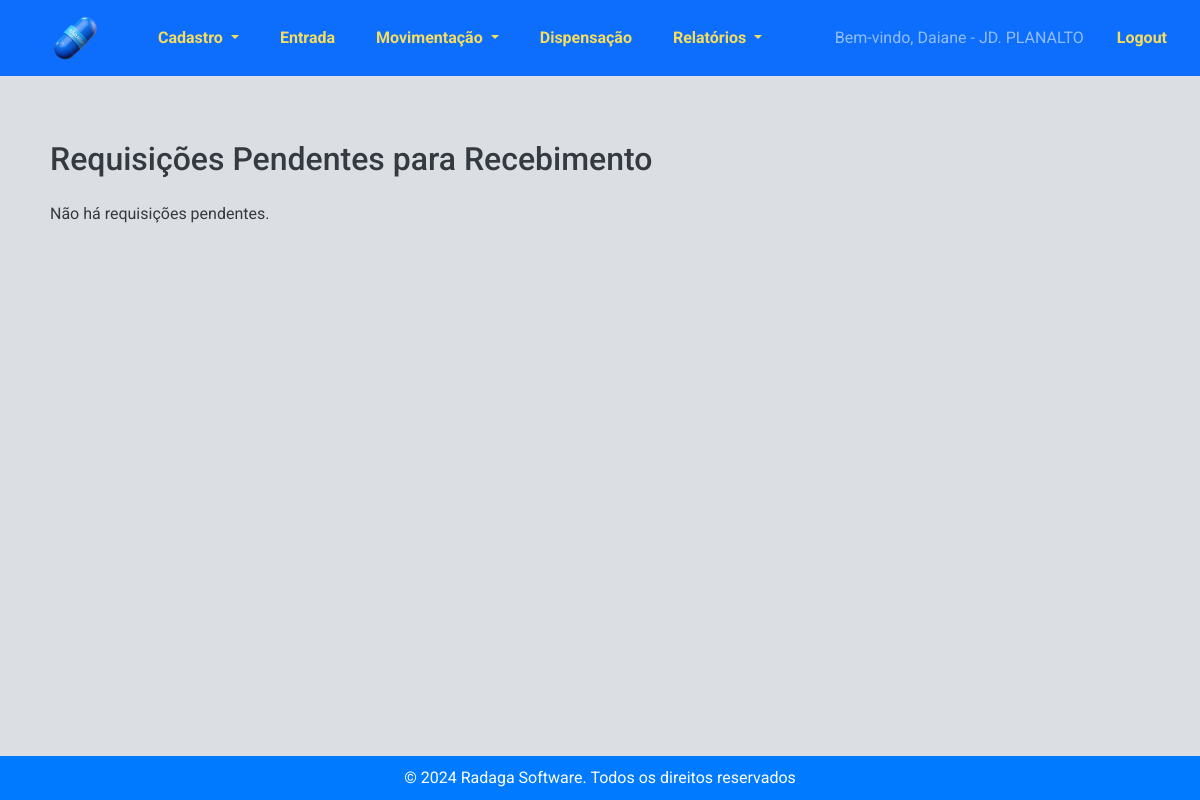
/estoque/requisicoes/receber/ (signed in), run on an earlier commit of the app's database.
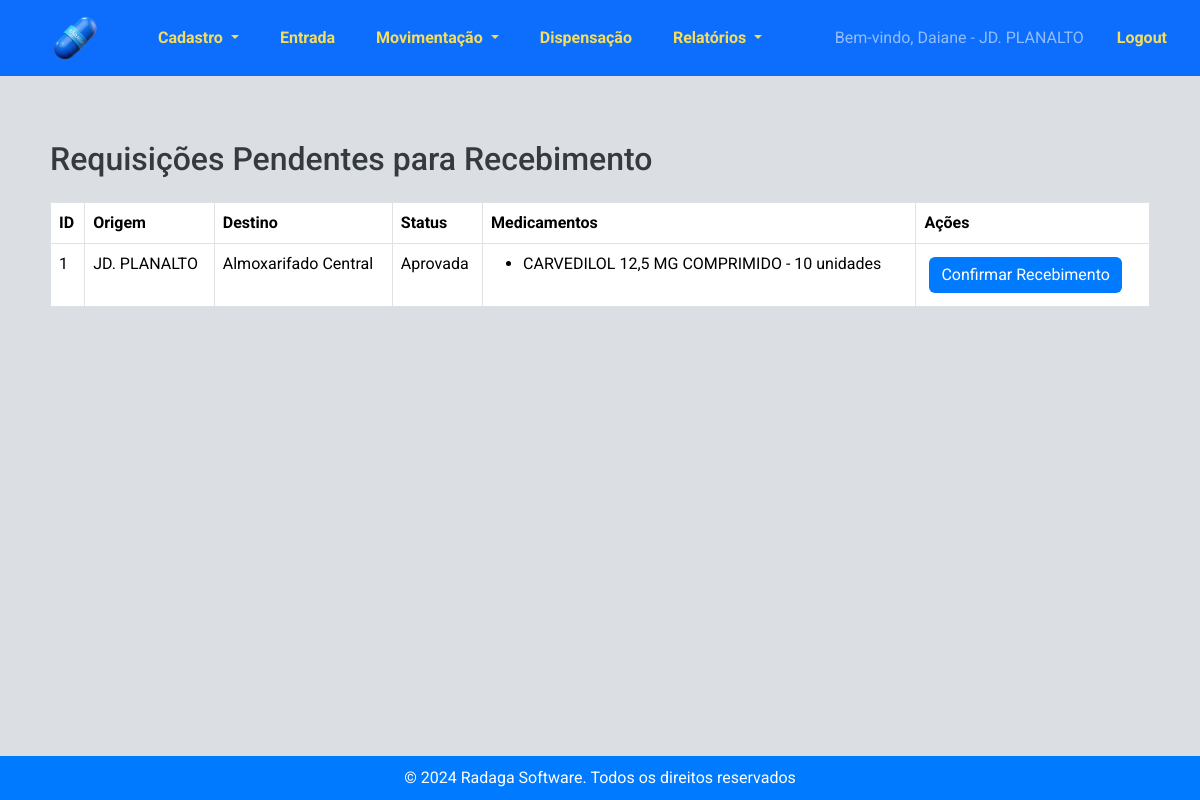
And on a later commit of the database.
### estoque/models.py (models this page shows, shortened)
class Requisicao(models.Model):
    STATUS_CHOICES = [
        ('Pendente', 'Pendente'),
        ('Aprovada', 'Aprovada'),
        ('Processando Transferência', 'Processando Transferência'),
        ('Transferida', 'Transferida'),
        ('Rejeitada', 'Rejeitada'),
    ]
    estabelecimento_origem = models.ForeignKey(
        "Estabelecimento", on_delete=models.CASCADE, related_name="requisicoes_origem"
    )
    estabelecimento_destino = models.ForeignKey(
        "Estabelecimento", on_delete=models.CASCADE, related_name="requisicoes_destino"
    )
    observacoes = models.CharField(max_length=255, blank=True, null=True, verbose_name="Observações")
    data_requisicao = models.DateTimeField(auto_now_add=True)  # Correção: Melhor usar DateTimeField para mais precisão
    status = models.CharField(max_length=30, choices=STATUS_CHOICES, default="Pendente")
    data_aprovacao = models.DateTimeField(null=True, blank=True)  # Mudando para DateTimeField para registrar hora também
    usuario_aprovador = models.ForeignKey(
        User, on_delete=models.SET_NULL, null=True, blank=True, related_name="requisicoes_aprovadas"
    )

class Estabelecimento(models.Model):
    TIPOS_ESTABELECIMENTO = [
        ('Farmacia', 'Farmácia'),
        ('Almoxarifado Central', 'Almoxarifado Central'),
    ]
    nome = models.CharField(max_length=255)
    codigo_cnes = models.CharField(max_length=20)
    farmaceutico_responsavel = models.CharField(max_length=255)
    imagem_logotipo = models.ImageField(upload_to='logotipos/')
    tipo_estabelecimento = models.CharField(max_length=20, choices=TIPOS_ESTABELECIMENTO)
    def __str__(self):
        return self.nome

class ItemRequisicao(models.Model):
    requisicao = models.ForeignKey(Requisicao, related_name="itens", on_delete=models.CASCADE)
    medicamento = models.ForeignKey("Medicamento", on_delete=models.CASCADE)
    quantidade = models.PositiveIntegerField()
    lote = models.ForeignKey("DetalhesMedicamento", null=True, blank=True, on_delete=models.SET_NULL)

class Medicamento(models.Model):
    LISTA_CHOICES = [
        ('A', 'Lista A'),
        ('B', 'Lista B'),
        ('C', 'Lista C'),
    ]
    codigo_identificacao = models.CharField(max_length=100, blank=True, null=True)
    nome = models.CharField(max_length=255, blank=True, null=True)
    psicotropico = models.CharField(max_length=1, choices=LISTA_CHOICES, blank=True, null=True, verbose_name="Psicotrópico")

### estoque/views.py (the view)
# urls.py: path('requisicoes/receber/', receber_requisicoes, name='receber_requisicoes'),
@login_required
def receber_requisicoes(request):
    estabelecimento_usuario = request.user.profile.estabelecimento
    requisicoes_pendentes = Requisicao.objects.filter(
        estabelecimento_origem=estabelecimento_usuario,
        status__in=["Aprovada", "Processando Transferência"]  # Agora filtra múltiplos status
    )
    return render(request, "estoque/receber_requisicoes.html", {"requisicoes": requisicoes_pendentes})

### estoque/templates/estoque/receber_requisicoes.html (shortened to what this page needs)
{% extends 'estoque/base.html' %}
{% block content %}
<h2 class="mb-4">Requisições Pendentes para Recebimento</h2>
{% if requisicoes %}
    <table class="table table-bordered">
        <thead>
            <tr>
                <th>ID</th>
                <th>Origem</th>
                <th>Destino</th>
                <th>Status</th>
                <th>Medicamentos</th>
                <th>Ações</th>
            </tr>
        </thead>
        <tbody>
            {% for requisicao in requisicoes %}
            <tr>
                <td>{{ requisicao.id }}</td>
                <td>{{ requisicao.estabelecimento_origem }}</td>
                <td>{{ requisicao.estabelecimento_destino }}</td>
                <td>{{ requisicao.status }}</td>
                <td>
                    <ul>
                        {% for item in requisicao.itens.all %}
                            <li>{{ item.medicamento.nome }} - {{ item.quantidade }} unidades</li>
                        {% endfor %}
                    </ul>
                </td>
                <td>
                    <form action="{% url 'confirmar_requisicao' requisicao.id %}" method="post">
                        <button type="submit" class="btn btn-primary">Confirmar Recebimento</button>
                    </form>
                </td>
            </tr>
            {% endfor %}
        </tbody>
    </table>
{% else %}
    <p>Não há requisições pendentes.</p>
{% endif %}
{% endblock %}

What changed in the data, as far as the page shows it:
added Requisicao: id "1", estabelecimento_origem "JD. PLANALTO", estabelecimento_destino "Almoxarifado Central", status "Aprovada"
added ItemRequisicao: medicamento.nome "CARVEDILOL 12,5 MG COMPRIMIDO", quantidade "10"
Also different on the page:
text no longer shown: "Não há requisições pendentes."
text now shown: "ID Origem Destino Status Medicamentos Ações"
